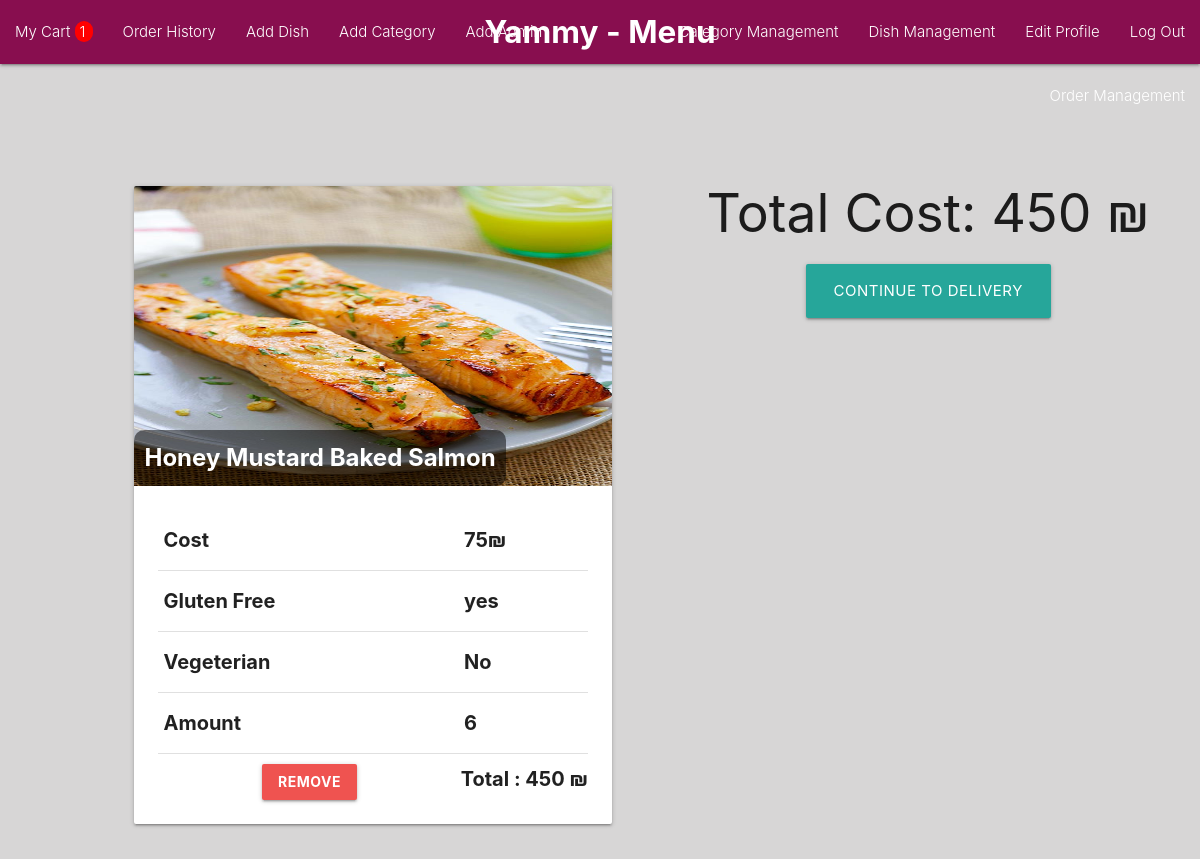
The page /order/show_cart (signed in) on the database as committed earlier.
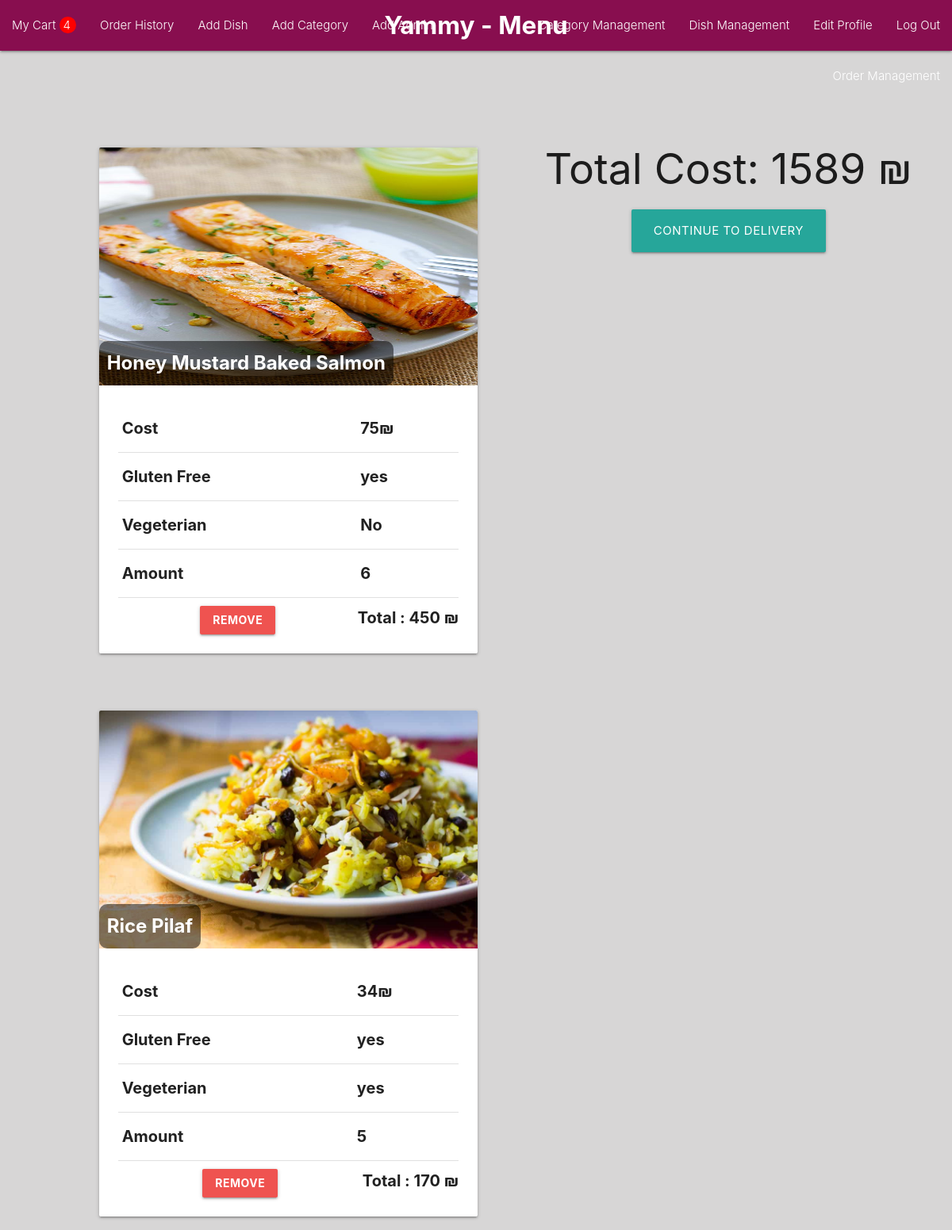
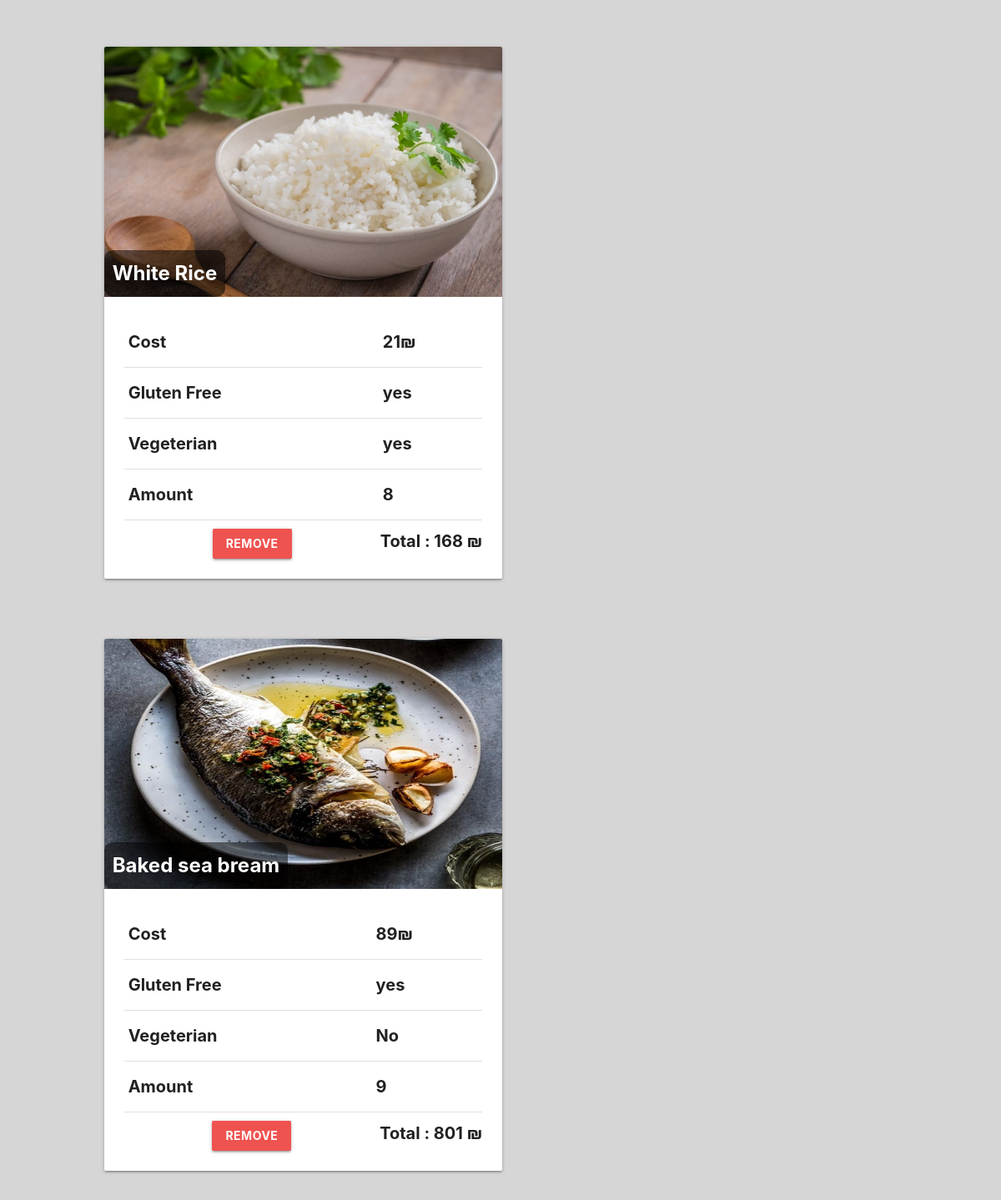
The same page on the database as committed later (2 pictures, top to bottom).
### models/items.py (models this page shows)
class Items(db.Model):
    id = db.Column(db.Integer,primary_key=True)
    dish_id = db.Column(db.Integer,db.ForeignKey('dish.id'))
    cart_id = db.Column(db.Integer,db.ForeignKey('cart.id'))
    amount = db.Column(db.Integer,nullable=False)
    dish = db.relationship('Dish', back_populates='cart_association')
    cart = db.relationship('Cart', back_populates='dish_association')

### models/dish.py (models this page shows)
class Dish(db.Model):
    id = db.Column(db.Integer,primary_key=True)
    name = db.Column(db.String(200),nullable=False)
    price = db.Column(db.Integer,nullable=False)
    description = db.Column(db.Text)
    image = db.Column(db.String(500),nullable=False)
    is_gluten_free = db.Column(db.Boolean,nullable=False)
    is_vegeterian = db.Column(db.Boolean,nullable=False)
    category_id = db.Column(db.Integer,db.ForeignKey('category.id'))
    cart_association = db.relationship('Items', back_populates='dish')
    carts = association_proxy('cart_association', 'cart')

### controllers/orders.py (the view)
@login_required
def show_cart():
    cart = current_user.carts[-1]
    items = cart.dish_association
    total_cost = 0
    for item in items:
        total_cost += (item.dish.price * item.amount)
    cart.total_cost = total_cost
    db.session.commit()
    return render_template('orders/show_cart.html',items=items,total_cost=total_cost)

### auth.py (called while the page is built)
@login_manager.user_loader
def load_user(user_id):
    return User.query.get(int(user_id))

### templates/orders/show_cart.html
{% if current_user.is_staff %} {% extends 'layouts/admin_layout.html' %}
{% else %} {% extends 'layouts/layout.html' %} {% endif %}
{% block content %}
{% if len(items) == 0 %}
<h1 style="font-weight: bold;font-family: Arial, Helvetica, sans-serif;font-size: 200px;margin-top: 200px;" class="center">Cart is Empty</h1>
{% else %}
<div style="margin-right: 50px;" class="right">
    <h2>Total Cost: {{total_cost}} ₪</h2>
    <div class="center">
    <a class="waves-effect waves-light btn-large" href="{{url_for('order.order')}}">Continue to Delivery</a>
  </div>
  </div>
<div style="display: flex;flex-wrap: wrap;">
{% for item in items %}
<div class="row">
    <div style="width: 600px;height: 300px;margin-top: 30px;">
      <div style="margin-left: 70px;" class="col s12 m10">
        <div class="card">
          <div class="card-image">
            <img style="height: 300px;" src="{{url_for('static',filename=item.dish.image)}}">
            <span style="font-weight: bold;background-color: rgba(0,0,0,0.5);border-radius: 10px;padding: 10px;" class="card-title">{{item.dish.name}}</span>
          </div>
          <div class="card-content">
            <table style="font-weight: bold;font-size: 20px;">
              <tr>
                <td>Cost</td>
                <td>
                  {{item.dish.price}}₪
                </td>
              </tr>
              <tr>
                <td>Gluten Free</td>
                <td>{% if item.dish.is_gluten_free %}yes{% else %}No{% endif %}</td>
              </tr>
              <tr>
                <td>Vegeterian</td>
                <td>{% if item.dish.is_vegeterian %}yes{% else %}No{% endif %}</td>
              </tr>
              <tr>
                <td>Amount</td>
                <td>{{item.amount}}</td>
              </tr>
            </table>
            <div style="margin-top: 10px;font-weight: bold;font-size: 20px;" class="center">
                <span class="right">Total : {{item.amount * item.dish.price}} ₪</span>
            <a class="waves-effect waves-light btn red lighten-1" href="{{url_for('order.delete_item',id=item.id)}}">Remove</a>
        </div>
          </div>
        </div>
        </div>
      </div>
      </div>
    {% endfor %}
  </div>
    {% endif %}
{% endblock %}

### templates/layouts/admin_layout.html (shortened to what this page needs)
<!DOCTYPE html>
<html lang="en">
<head>
    <link rel="stylesheet" href="https://cdnjs.cloudflare.com/ajax/libs/materialize/1.0.0/css/materialize.min.css">
</head>
<body style="background-color: rgb(215, 214, 214);">
  <div class="row">
    <nav>
        <div class="nav-wrapper light pink darken-4">
          <a style="font-weight: bold ;" href="{{url_for('category.menu')}}" class="brand-logo center">Yammy - Menu</a>
          <ul id="nav-mobile">
            <li class="right"><a href="{{url_for('user.log_out')}}">Log Out</a></li>
            <li class="right"><a href="{{url_for('user.edit_profile')}}">Edit Profile</a></li>
            <li><a href="{{url_for('order.show_cart')}}">My Cart {% if len(current_user.carts[-1].dish_association) %} <span style="background-color: red;border-radius: 20px;padding: 1px 7px 1px 5px;">{{len(current_user.carts[-1].dish_association)}}{% endif %}</span></a></li>
            <li><a href="{{url_for('order.orders_history')}}">Order History</a></li>
            <li class="right"><a href="{{url_for('dish.dish_management')}}">Dish Management</a></li>
            <li class="right"><a href="{{url_for('category.category_management')}}">Category Management</a></li>
            <li><a href="{{url_for('dish.add_dish')}}">Add Dish</a></li>
            <li><a href="{{url_for('category.add_category')}}">Add Category</a></li>
            <li><a href="{{url_for('user.add_admin')}}">Add Admin</a></li>
            <li class="right"><a href="{{url_for('order.order_management')}}">Order Management</a></li>
          </ul>
        </div>
      </nav>
      </div>
    {% block content %}
    {% endblock %}
</body>
</html>

Rows that differ between the two databases and show on the page:
added Items: image (picture), dish.name "Rice Pilaf", dish.price "34", shows "yes", amount "5", item.amount*item.dish.price "170"
added Items: image (picture), dish.name "White Rice", dish.price "21", shows "yes", amount "8", item.amount*item.dish.price "168"
added Items: image (picture), dish.name "Baked sea bream", dish.price "89", shows "No", amount "9", item.amount*item.dish.price "801"
Other text that changed with them:
{{ len(current_user.carts[-1].dish_association) }}: "1" → "4"
{{ total_cost }}: "450" → "1589"
